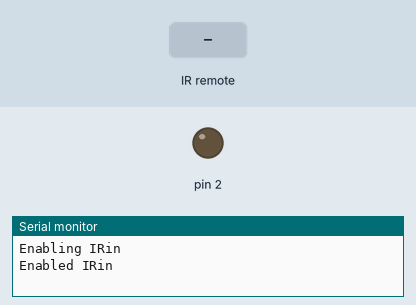
Simulated run of this sketch. Board: Arduino Uno, built with avr-gcc and run on an emulated ATmega328P. On the bench: output pins drawn as LEDs (lit = HIGH), the last lines printed to the serial monitor. The test bench sets the inputs (shaded band).

Above: at 1.2 s.
1.3 s: infrared code 0xFD08F7 received
At 2.5 s:
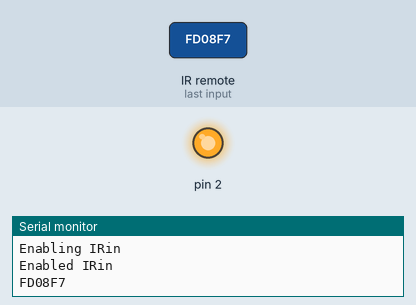
2.8 s: infrared code 0xFD8877 received
At 3.9 s:
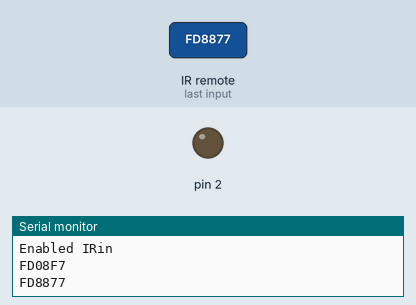
Timing chart, 0 to 5.8 s (numbered marks = the images above; inputs shaded):
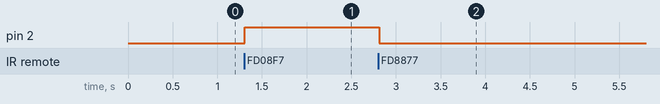

Measured:
- after the input at 1.3 s, pin 2: LOW → HIGH at once
- after the input at 2.8 s, pin 2: HIGH → LOW at once

The sketch:

IR_sensor.ino
```cpp
#include<IRremote.h>
int RECV_PIN =7;
IRrecv irrecv(RECV_PIN);
decode_results results;


void setup()
{
  pinMode(2, OUTPUT);
  Serial.begin(9600);
  Serial.println("Enabling IRin");
  irrecv.enableIRIn();
  Serial.println("Enabled IRin");
}

void loop()
{
  if(irrecv.decode(&results))
  {
  	Serial.println(results.value,HEX);
  	irrecv.resume();
  	if(results.value==0xFD08F7)
  	{
  		digitalWrite(2,HIGH);
  	}
  	else if(results.value==0xFD8877)
  	{
 		digitalWrite(2,LOW);
  	}
   }
  delay(20);
}
```
